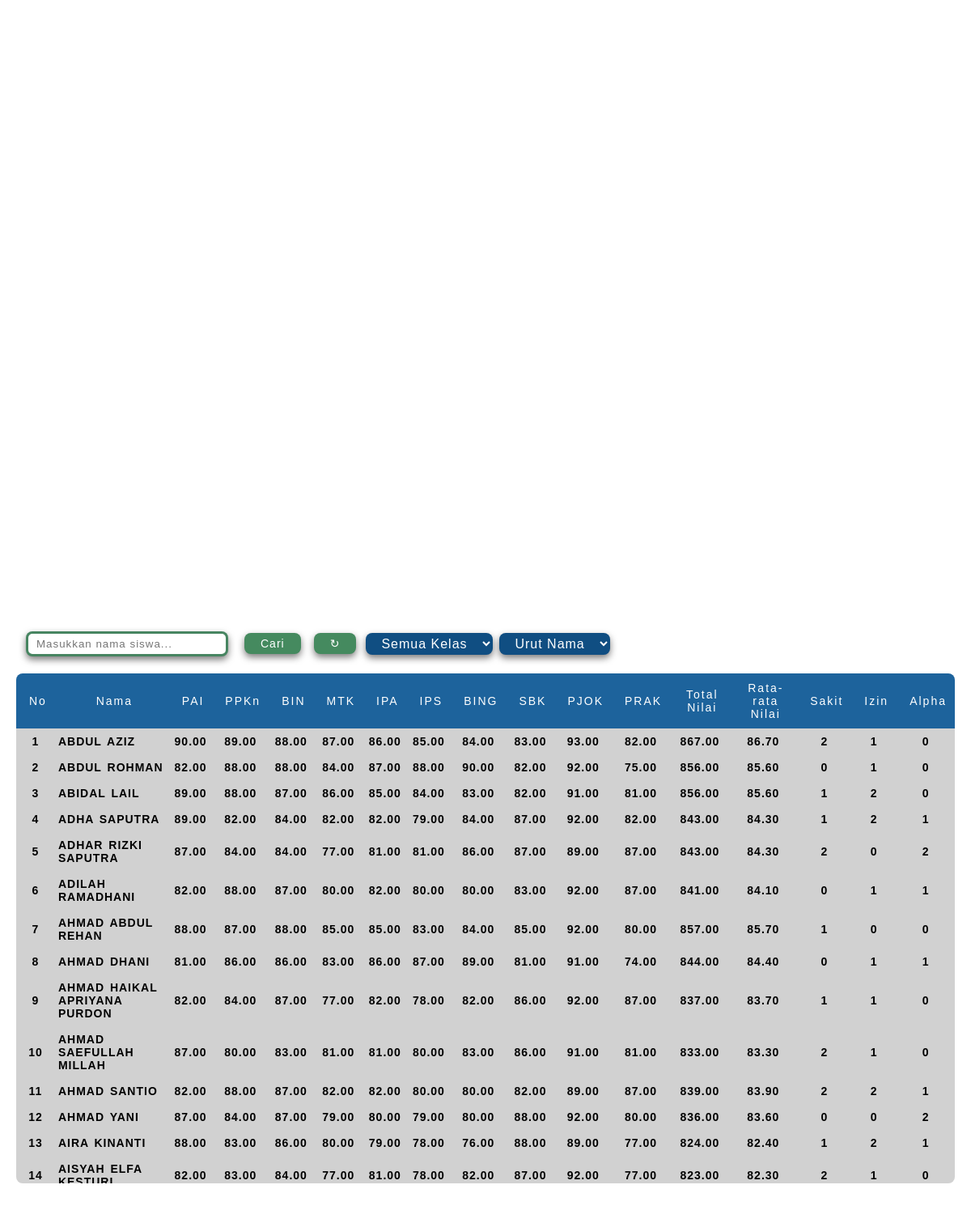
The app's page /siswa/nilai/nilai.php (signed in) with its own data.
### tables this page shows
CREATE TABLE `mapel` (
  `id_mapel` int(11) NOT NULL,
  `nama_mapel` varchar(100) NOT NULL
);

### siswa/nilai/fungsi_nilai.php (called while the page is built, shortened)
<?php
$conn = mysqli_connect("localhost", "root", "", "siakad");
function query($query)
{
    global $conn;
    $result = mysqli_query($conn, $query);
    $rows = [];
    while ($row = mysqli_fetch_assoc($result)) {
        $rows[] = $row;
    }
    return $rows;
}
function hasil_nilai($keyword = '', $id_kelas = null)
{
    global $conn;
    $query_nilai = "
        SELECT  siswa.id_siswa, siswa.nama_siswa, siswa.sakit, siswa.izin, siswa.alpha,
                mapel.nama_mapel, nilai.nilai
        FROM siswa
        LEFT JOIN nilai ON siswa.id_siswa = nilai.id_siswa
        LEFT JOIN mapel ON nilai.id_mapel = mapel.id_mapel
    ";
    $query_nilai .= " ORDER BY siswa.nama_siswa";
    $result = mysqli_query($conn, $query_nilai);
    $rows = [];
    $current_siswa_id = null;
    $current_siswa_data = null;
    while ($row = mysqli_fetch_assoc($result)) {
        if ($row['id_siswa'] !== $current_siswa_id) {
            if ($current_siswa_data !== null) {
                $rows[] = $current_siswa_data;
            }
            $current_siswa_id = $row['id_siswa'];
            $current_siswa_data = [
                'id_siswa' => $row['id_siswa'],
                'nama_siswa' => $row['nama_siswa'],
                'sakit' => $row['sakit'],
                'izin' => $row['izin'],
                'alpha' => $row['alpha'],
                'nilai_mapel' => [],
            ];
        }
        if (!empty($row['nama_mapel'])) {
            $current_siswa_data['nilai_mapel'][$row['nama_mapel']] = $row['nilai'];
        }
    }
    if ($current_siswa_data !== null) {
        $rows[] = $current_siswa_data;
    }
    return $rows;
}

### siswa/nilai/nilai.php (the view, shortened to what this page needs)
<?php
require "fungsi_nilai.php";
$keyword = isset($_POST['keyword']) ? $_POST['keyword'] : '';
$id_kelas = isset($_POST['id_kelas']) ? $_POST['id_kelas'] : '';
$sort_by = isset($_POST['sort_by']) ? $_POST['sort_by'] : 'nama';
$hasil_nilai = hasil_nilai($keyword, $id_kelas);
$mapel = query("SELECT * FROM mapel");
if ($sort_by == 'total_nilai') {
    usort($hasil_nilai, function ($a, $b) {
        $total_a = array_sum($a['nilai_mapel']);
        $total_b = array_sum($b['nilai_mapel']);
        return $total_b <=> $total_a;
    });
} else {
    usort($hasil_nilai, function ($a, $b) {
        return strcmp($a['nama_siswa'], $b['nama_siswa']);
    });
}
?>
<!DOCTYPE html>
<html lang="id">
<head>
    <link rel="stylesheet" href="../../style/main-style.css">
</head>
<body>
    <div class="container">
        <form action="" method="post">
            <div class="control">
                <input type="text" class="search-input" name="keyword" placeholder="Masukkan nama siswa..." value="<?= htmlspecialchars($keyword); ?>">
                <button type="submit" class="search-btn">Cari</button>
                <button class="refresh-btn" onclick="window.location.href='nilai.php';">↻</button>
                <select class="select-option" name="id_kelas" onchange="this.form.submit()">
                    <option value="">Semua Kelas</option>
                </select>
                <select class="select-option" name="sort_by" onchange="this.form.submit()">
                    <option value="nama" <?= ($sort_by == 'nama') ? 'selected' : ''; ?>>Urut Nama</option>
                </select>
            </div>
        </form>
        <div class="table-wrapper">
            <table>
                <tr class="header-row">
                    <th>No</th>
                    <th>Nama</th>
                    <?php foreach ($mapel as $row): ?>
                        <th><?= $row['nama_mapel']; ?></th>
                    <?php endforeach; ?>
                    <th>Total Nilai</th>
                    <th>Rata-rata Nilai</th>
                    <th>Sakit</th>
                    <th>Izin</th>
                    <th>Alpha</th>
                </tr>
                <?php
                $nomor = 1;
                foreach ($hasil_nilai as $siswa):
                ?>
                    <tr>
                        <td><?= $nomor++; ?></td>
                        <td style="text-align: left;"><?= $siswa['nama_siswa']; ?></td>
                        <?php foreach ($mapel as $mapel_row): ?>
                            <?php
                            $nilai = isset($siswa['nilai_mapel'][$mapel_row['nama_mapel']]) ? $siswa['nilai_mapel'][$mapel_row['nama_mapel']] : '0.00';
                            ?>
                            <td><?= $nilai; ?></td>
                        <?php endforeach; ?>
                        <?php
                        $total_nilai = array_sum($siswa['nilai_mapel']);
                        $rata_rata_nilai = count($siswa['nilai_mapel']) > 0 ? $total_nilai / count($siswa['nilai_mapel']) : 0;
                        ?>
                        <td><?= number_format($total_nilai, 2); ?></td>
                        <td><?= number_format($rata_rata_nilai, 2); ?></td>
                        <td><?= $siswa['sakit']; ?></td>
                        <td><?= $siswa['izin']; ?></td>
                        <td><?= $siswa['alpha']; ?></td>
                    </tr>
                <?php endforeach; ?>
            </table>
        </div>
    </div>
</body>
</html>

### style/main-style.css (style rules this page uses)
* { box-sizing: border-box; margin: 0; padding: 0; letter-spacing: 1px; font-family: Arial, sans-serif; }
html, body { height: 100%; overflow-y: auto; }
.container { min-height: 100vh; width: 100%; background-color: white; padding: 20px; background-size: cover; background-position: center; background-repeat: no-repeat; display: flex; justify-content: center; align-items: flex-start; flex-direction: column; margin-bottom: 0; }
button { padding: 5px 20px; margin: 0px 2px; border: none; border-radius: 4px; color: white; cursor: pointer; font-size: 0.8rem; box-shadow: 2px 2px 4px 4px rgb(41, 41, 41); }
.container .control { display: flex; align-items: center; margin-bottom: 16px; }
.add-btn, .search-btn, .refresh-btn { font-size: 14px; background-color: #458a5f; border-radius: 8px; cursor: pointer; margin: 8px; box-shadow: 0px 4px 8px 0px rgba(26, 24, 24, 0.568); }
.search-input { width: 250px; padding: 5px 10px; border-radius: 8px; border: 3px solid #025826b9; margin: 0px 12px; box-shadow: 0px 4px 8px 0px rgba(26, 24, 24, 0.568); }
.select-option { background-color: #104e82; border-radius: 8px; cursor: pointer; margin: 8px; box-shadow: 0px 4px 8px 0px rgba(26, 24, 24, 0.568); padding: 4px 15px; margin: 0px 4px; border: none; border-radius: 8px; color: white; cursor: pointer; font-size: 16px; }
.table-wrapper { max-height: 630px; width: 100%; overflow-y: scroll; border-radius: 8px; min-height: 100%; }
table { border-collapse: collapse; text-align: left; height: 100%; width: 100%; table-layout: auto; }
.header-row { padding: 18px 0px; background-color: #1d639c; position: sticky; top: 0px; user-select: none; }
table tr th { letter-spacing: 1px; padding: 10px 10px 10px 16px; color: white; font-size: 14px; text-align: center; letter-spacing: 2px; font-weight: lighter; }
table tr:not(.header-row) { background-color: #d1d1d1; color: black; }
table tr td { font-size: 14px; color: black; padding: 8px 4px; text-align: center; word-spacing: 2px; font-weight: bold; }

### records on screen
mapel: nama_mapel "PAI", nama_mapel "90.00", nama_mapel "82.00", nama_mapel "89.00", nama_mapel "87.00", nama_mapel "88.00", nama_mapel "81.00"
mapel: nama_mapel "PPKn", nama_mapel "89.00", nama_mapel "88.00", nama_mapel "82.00", nama_mapel "84.00", nama_mapel "87.00", nama_mapel "86.00", nama_mapel "80.00", nama_mapel "83.00"
mapel: nama_mapel "BIN", nama_mapel "88.00", nama_mapel "87.00", nama_mapel "84.00", nama_mapel "86.00", nama_mapel "83.00"
mapel: nama_mapel "MTK", nama_mapel "87.00", nama_mapel "84.00", nama_mapel "86.00", nama_mapel "82.00", nama_mapel "77.00", nama_mapel "80.00", nama_mapel "85.00", nama_mapel "83.00", nama_mapel "81.00", nama_mapel "79.00"
mapel: nama_mapel "IPA", nama_mapel "86.00", nama_mapel "87.00", nama_mapel "85.00", nama_mapel "82.00", nama_mapel "81.00", nama_mapel "80.00", nama_mapel "79.00"
mapel: nama_mapel "IPS", nama_mapel "85.00", nama_mapel "88.00", nama_mapel "84.00", nama_mapel "79.00", nama_mapel "81.00", nama_mapel "80.00", nama_mapel "83.00", nama_mapel "87.00", nama_mapel "78.00"
mapel: nama_mapel "BING", nama_mapel "84.00", nama_mapel "90.00", nama_mapel "83.00", nama_mapel "86.00", nama_mapel "80.00", nama_mapel "89.00", nama_mapel "82.00", nama_mapel "76.00"
mapel: nama_mapel "SBK", nama_mapel "83.00", nama_mapel "82.00", nama_mapel "87.00", nama_mapel "85.00", nama_mapel "81.00", nama_mapel "86.00", nama_mapel "88.00"
mapel: nama_mapel "PJOK", nama_mapel "93.00", nama_mapel "92.00", nama_mapel "91.00", nama_mapel "89.00"
mapel: nama_mapel "PRAK", nama_mapel "82.00", nama_mapel "75.00", nama_mapel "81.00", nama_mapel "87.00", nama_mapel "80.00", nama_mapel "74.00", nama_mapel "77.00"

### other values on screen
$siswa['nama_siswa'] "ABDUL AZIZ"
$total_nilai "867.00"
$rata_rata_nilai "86.70"
$siswa['sakit'] "2"
$siswa['izin'] "1"
$siswa['alpha'] "0"
$siswa['nama_siswa'] "ABDUL ROHMAN"
$total_nilai "856.00"
$rata_rata_nilai "85.60"
$siswa['sakit'] "0"
$siswa['nama_siswa'] "ABIDAL LAIL"
$siswa['sakit'] "1"
$siswa['izin'] "2"
$siswa['nama_siswa'] "ADHA SAPUTRA"
$total_nilai "843.00"
